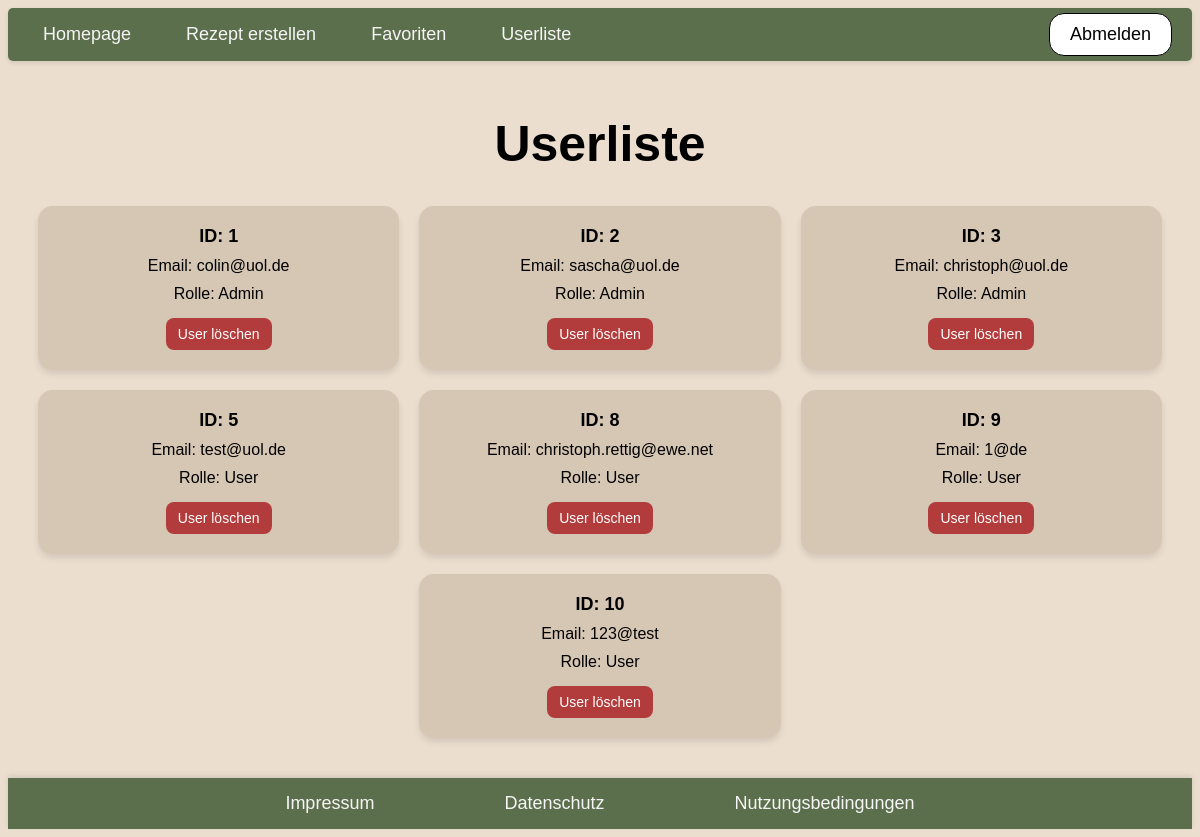
The app's page /userliste.php (signed in), older data.
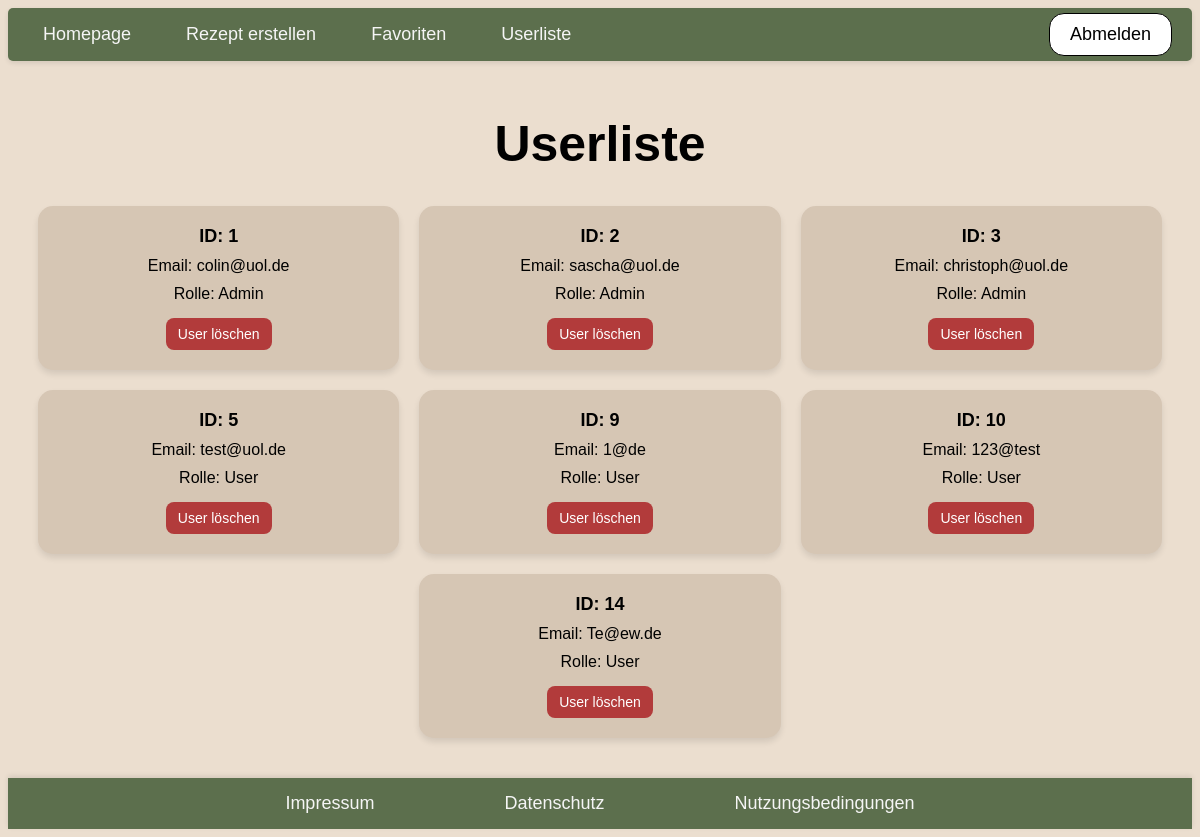
The same page, newer data.
### tables this page shows
CREATE TABLE user (
                id INTEGER PRIMARY KEY AUTOINCREMENT,
                email TEXT NOT NULL UNIQUE,
                passwort TEXT NOT NULL,
                rolle TEXT DEFAULT 'User'
            );

### userliste.php (called while the page is built, shortened)
<?php
require_once "php/controller/UserController.php";
$userController = new UserController();
$users = $userController->request();
require_once "php/view/userliste.php";

### php/model/UserPDOSQLite.php (called while the page is built, shortened)
<?php
require_once "UserEintrag.php";
class UserPDOSQLite implements UserDAO
{
    private static $instance = null;
    public static function getInstance()
    {
        if (self::$instance === null) {
            self::$instance = new UserPDOSQLite();
        }
        return self::$instance;
    }
    public function getUsers()
    {
        try {
            $db = $this->getConnection();
            $sql = "SELECT * FROM user";
            $command = $db->prepare($sql);
            if (!$command->execute()) {
                throw new InternalErrorException();
            }
            $result = $command->fetchAll();
            $entries = [];
            foreach ($result as $row) {
                $entries[] = new UserEintrag(
                    $row["id"],
                    $row["email"],
                    $row["passwort"],
                    $row["rolle"]
                );
            }
            return $entries;
        } catch (PDOException $exc) {
            throw new InternalErrorException();
        }
    }
    private function getConnection()
    {
        try {
            $user = 'root';
            $pw = null;
            $dsn = 'sqlite:db/rezept.db';
            $db = new PDO($dsn, $user, $pw);
            $db->exec("PRAGMA foreign_keys = ON;");
            return $db;
        } catch (PDOException $e) {
            throw new InternalErrorException();
        }
    }
}

### php/model/User.php (called while the page is built, shortened)
<?php
require_once "php/model/UserPDOSQLite.php";
class User{
    public static function getInstance(){
        return UserPDOSQLite::getInstance();
    }
}
?>

### php/controller/UserController.php (called while the page is built, shortened)
<?php
require_once "php/model/UserEintrag.php";
require_once "php/model/User.php";
class UserController
{
    public function request()
    {
        try {
            $user = User::getInstance();
            $users = $user->getUsers();
            return $users;
        } catch (InternalErrorException $exc) {
            $_SESSION["message"] = "internal_error";
        }
    }
}

### php/model/UserEintrag.php (called while the page is built, shortened)
<?php
class UserEintrag
{
    private $id;
    private $email;
    private $rolle;
    public function __construct($id, $email, $password, $rolle)
    {
        $this->id = $id;
        $this->email = $email;
        $this->rolle = $rolle;
    }
    public function getId()
    {
        return $this->id;
    }
    public function getEmail()
    {
        return $this->email;
    }
    public function getRolle()
    {
        return $this->rolle;
    }
}

### php/view/userliste.php (the view, shortened to what this page needs)
<?php
require_once "php/include/head.php";
?>
<body>
    <?php
    require_once "php/include/header.php";
    ?>
    <main class="userliste">
        <h1>Userliste</h1>
        <div class="user-container">
            <?php if (empty($users)): ?>
                Keine Einträge vorhanden.
                <?php else:
                foreach ($users as $user): ?>
                    <div class='user-card'>
                        <span class='user-id'>ID: <?= htmlspecialchars($user->getID()) ?></span>
                        <span class='user-email'>Email: <?= htmlspecialchars($user->getEmail()) ?></span>
                        <span class='user-role'>Rolle: <?= htmlspecialchars($user->getRolle()) ?></span>
                        <form action="user-loeschen.php?email=<?= urlencode($user->getEmail()) ?>" method="post" style="display:inline;">
                            <button type="submit" class="delete-button">User löschen</button>
                        </form>
                    </div>
                <?php endforeach; ?>
            <?php endif; ?>
        </div>
    </main>
    <?php
    include_once "php/include/footer.php"
    ?>
</body>
</html>

### php/include/head.php (shortened to what this page needs)
<!DOCTYPE html>
<html lang="de">
<head>
    <link rel="stylesheet" href="css/main.css" />
</head>

### php/include/header.php
<header class="header">
  <nav class="navbar">
    <ul class="left-links">
      <li><a href="index.php">Homepage</a></li>
      <?php if (isset($_SESSION["loggedin"]) && $_SESSION["loggedin"] === true) { ?>
        <li><a href="rezeptErstellen.php">Rezept erstellen</a></li>
        <li><a href="favoriten.php">Favoriten</a></li>
        <?php if (isset($_SESSION["rolle"]) && $_SESSION["rolle"] === "Admin") { ?>
          <li><a href="userliste.php">Userliste</a></li>
        <?php } ?>
      <?php } ?>
    </ul>
    <ul class="right-buttons">
      <?php if (isset($_SESSION["loggedin"]) && $_SESSION["loggedin"] == true) { ?>
        <li><a href="abmeldung.php" class="button-link">Abmelden</a></li>
      <?php } else { ?>
        <li><a href="anmeldung.php" class="button-link">Anmelden</a></li>
        <li><a href="registrierung.php" class="button-link">Registrieren</a></li>
      <?php } ?>
    </ul>
  </nav>
</header>

### php/include/footer.php
<footer class="footer">
  <nav class="footer-nav">
    <ul>
      <li><a href="impressum.php">Impressum</a></li>
      <li><a href="datenschutz.php">Datenschutz</a></li>
      <li><a href="nutzungsbedingungen.php">Nutzungsbedingungen</a></li>
    </ul>
  </nav>
</footer>

### css/index.css (style rules this page uses)
body { background-color: rgb(235, 222, 207);; font-family: sans-serif; }
h1 { color: Black; font-family: sans-serif; font-size: 50px; text-align: center; }

### css/header.css (style rules this page uses)
.header { position: sticky; top: 0; z-index: 1000; width: 100%; box-shadow: 0 2px 5px rgba(0, 0, 0, 0.1); background-color: #5C6F4D; border-radius: 5px; }
.navbar { display: flex; justify-content: space-between; align-items: center; padding: 1px 20px; }
.navbar .left-links { display: flex; list-style: none; padding: 0; margin: 0; }
.navbar .left-links li { margin-right: 25px; }
.navbar .left-links li a { color: #F5F5F5; text-decoration: none; display: block; text-align: center; font-size: large; padding: 15px; }
.navbar .right-buttons { display: flex; list-style: none; padding: 0; margin: 0; }
.navbar .right-buttons li { margin-left: 10px; }
.navbar .right-buttons li a { display: inline-block; padding: 10px 20px; background-color: white; color: black; font-size: large; text-decoration: none; border-radius: 15px; border: 1px solid black; }
@media (min-width: 1025px) and (max-width: 1440px) { .left-links a, .right-buttons a { font-size: 1.2rem; } }

### css/footer.css (style rules this page uses)
.footer { width: 100%; background-color: #5C6F4D; box-shadow: 0 -2px 5px rgba(0, 0, 0, 0.1); position: relative; bottom: 0; margin-top: 20px; }
.footer-nav ul { display: flex; justify-content: center; align-items: center; list-style: none; margin: 0; padding: 0; gap: 100px; }
.footer-nav li a { color: #F5F5F5; text-decoration: none; font-size: large; padding: 15px; display: block; border-radius: 8px; }

### css/userliste.css (style rules this page uses)
.userliste { padding: 20px; }
.user-container { display: flex; flex-wrap: wrap; gap: 20px; justify-content: center; }
.user-card { background-color: #D6C6B4; border-radius: 15px; padding: 20px; color: black; box-shadow: 0 4px 6px rgba(0,0,0,0.1); transition: transform 0.2s ease-in-out; font-family: sans-serif; text-align: center; flex: 1 1 100%; max-width: 100%; box-sizing: border-box; }
.user-card span { display: block; margin-bottom: 10px; font-size: 16px; }
.user-card span.user-id { font-weight: bold; font-size: 18px; }
.user-role { font-size: 15px; }
.delete-button { margin-top: 5px; padding: 8px 12px; background-color: #b23b3b; color: white; border: none; border-radius: 8px; font-size: 14px; cursor: pointer; transition: background-color 0.2s ease-in-out; }
@media (min-width: 600px) { .user-card { flex: 1 1 calc(50% - 20px); max-width: calc(50% - 20px); } }
@media (min-width: 1024px) { .user-card { flex: 1 1 calc(33.333% - 20px); max-width: calc(33.333% - 20px); } }

Row changes from the older to the newer data that the page shows:
removed user: id "8", email "christoph.rettig@ewe.net", rolle "User"
added user: id "14", email "Te@ew.de", rolle "User"
